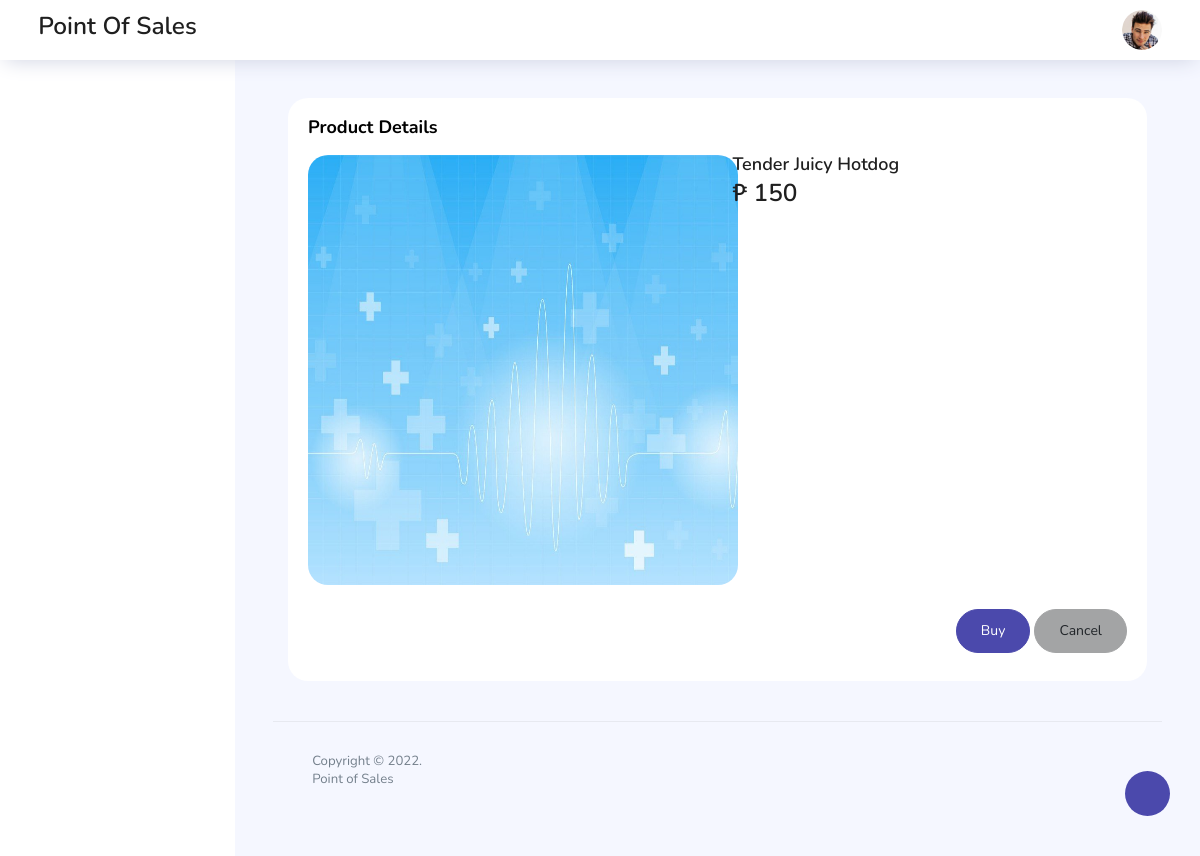
The app's page /index.php/client/productdetails/2 with its own data.
### tables this page shows
CREATE TABLE `products` (
  `id` smallint(6) NOT NULL,
  `product_name` varchar(100) NOT NULL,
  `supplier_id` smallint(6) NOT NULL,
  `product_price` int(22) NOT NULL,
  `expiry_date` date NOT NULL,
  `qty` varchar(10) NOT NULL,
  `image` varchar(100) NOT NULL,
  `is_deleted` tinyint(4) NOT NULL DEFAULT 0,
  `created_at` timestamp NOT NULL DEFAULT current_timestamp() ON UPDATE current_timestamp()
);

### application/controllers/Client.php (called while the page is built, shortened)
<?php
class Client extends CI_Controller
{
	function __construct()
	{
		$this->load->helper('html');
		$this->load->helper('url');
		$this->load->helper('text');
		$this->load->helper('file');
		$this->load->library('session');
		$this->load->library('pagination');
		$this->load->library('form_validation');
		$this->load->model('authmodel');
		$this->load->model('dashboardmodel');
		$this->load->model('productmodel');
		$this->load->model('customermodel');
		$this->load->model('suppliermodel');
		$this->load->model('salesmodel');
		$this->load->model('buyproductmodel');
	}
	public function productdetails($id)
	{
		$customers = $this->buyproductmodel->getcustomers();
		$payment_methods = $this->buyproductmodel->getpaymentmethods();
		$product = $this->buyproductmodel->productdetails($id);
		$data = array();
		$data['product'] = $product;
		$data['customers'] = $customers;
		$data['payment_methods'] = $payment_methods;
		$this->load->view('productdetails', $data);
	}
}

### index.php (called while the page is built, shortened)
<?php
require_once BASEPATH.'core/CodeIgniter.php';

### application/models/Buyproductmodel.php (called while the page is built, shortened)
<?php
class Buyproductmodel extends CI_model
{
	function productdetails($id)
	{
		$query = "SELECT *
			FROM products
			WHERE id = '$id'";
		$rs = $this->db->query($query);
		$product = $rs->row_array();
		return $product;
	}
}

### application/views/productdetails.php (the view, shortened to what this page needs)
<?php include('part_top.php') ?>
<div class="col-lg-12 grid-margin stretch-card">
	<div class="card">
		<div class="card-body">
			<h4 class="card-title">
				Product Details
			</h4>
			<form>
				<div class="form-group row">
					<div class="col-md-6">
						<img src="<?php echo base_url() ?>assets/product_images/<?php echo $product['image'] ?>" class="card card-background" style="background-image" alt="Product Image" height="430px" width="430px">
					</div>
					<div class="col-md-6">
						<h4 class="title" id="<?php echo $product['id'] ?>"><?php echo $product['product_name'] ?></h4>
						<h3 class="title"><span>&#8369;</span> <?php echo $product['product_price'] ?></h3>
					</div>
				</div>
				<div class="d-flex flex-row-reverse mb-2">
					<a href="<?php echo base_url() . 'index.php/client/buyproductlist'; ?>" class="btn btn-secondary btn-rounded">Cancel</a>
					&nbsp;<a href="#" class="btn btn-primary btn-rounded exampleModal" data-id="<?= $product['id']; ?>" data-product_name="<?= $product['product_name']; ?>" data-product_price="<?= $product['product_price']; ?>" data-supplier_id="<?= $product['supplier_id']; ?>">Buy</a>
				</div>
			</form>
		</div>
	</div>
</div>
<?php include 'part_bottom.php'; ?>

### records on screen
products: image (picture), product_name "Tender Juicy Hotdog", product_price "150"
